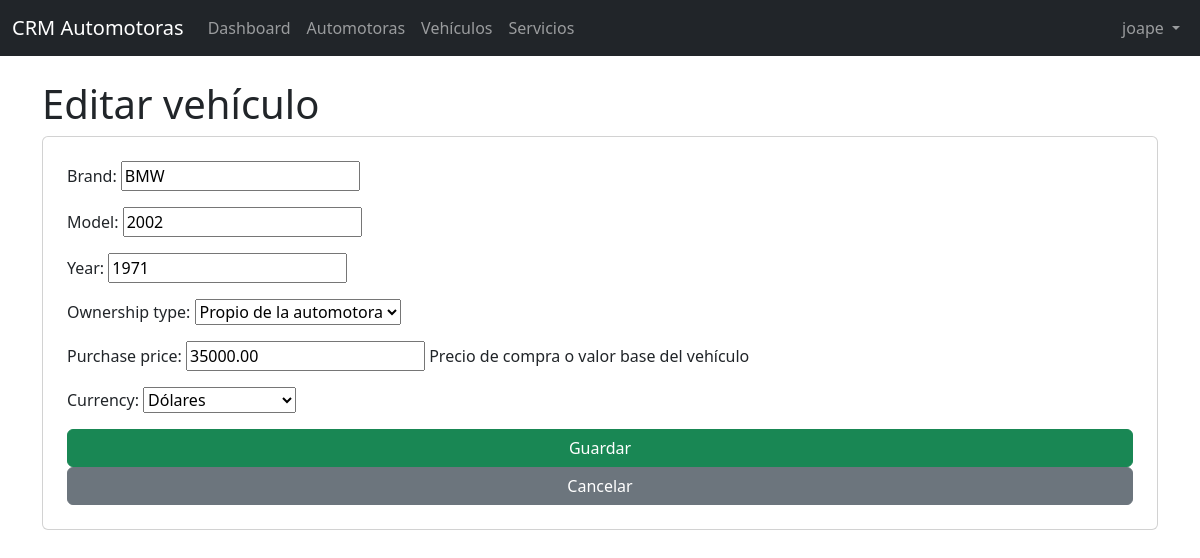
The app's page /dealers/vehicles/2/edit/ (signed in) with its own data.
### accounts/models.py (models this page shows, shortened)
class User(AbstractUser, BaseModel):
    dealer = models.ForeignKey(
        Dealer,
        on_delete=models.CASCADE,
        related_name="users",
        null=True,
        blank=True,
        help_text="Dealer al que pertenece el usuario (NULL solo para bootstrap)"
    )
    groups = models.ManyToManyField(
        Group,
        related_name="accounts_user_set",
        blank=True,
        help_text="Grupos de permisos (Django auth)"
    )
    user_permissions = models.ManyToManyField(
        Permission,
        related_name="accounts_user_permissions_set",
        blank=True,
        help_text="Permisos específicos del usuario"
    )
    is_2fa_enabled = models.BooleanField(default=False)
    two_factor_confirmed_at = models.DateTimeField(
        null=True,
        blank=True
    )

### dealers/models.py (models this page shows, shortened)
class Vehicle(BaseModel):
    class Currency(models.TextChoices):
        UYU = "UYU", "Pesos Uruguayos"
        USD = "USD", "Dólares"
    class Ownership(models.TextChoices):
        DEALER = "DEALER", "Propio de la automotora"
        CONSIGNMENT = "CONSIGNMENT", "En consignación"
    dealer = models.ForeignKey(
        Dealer,
        on_delete=models.CASCADE,
        related_name="vehicles"
    )
    brand = models.CharField(max_length=100)
    model = models.CharField(max_length=100)
    year = models.PositiveIntegerField()
    ownership_type = models.CharField(
        max_length=20,
        choices=Ownership.choices,
        default=Ownership.DEALER
    )
    purchase_price = models.DecimalField(
        max_digits=12,
        decimal_places=2,
        help_text="Precio de compra o valor base del vehículo"
    )
    currency = models.CharField(
        max_length=3,
        choices=Currency.choices,
        default=Currency.USD
    )
    is_active = models.BooleanField(default=True)
    class Meta:
        verbose_name = "Vehicle"
        verbose_name_plural = "Vehicles"
        ordering = ["-created_at"]

### dealers/views.py (the view)
# urls.py: path("vehicles/<int:pk>/edit/", VehicleUpdateView.as_view(), name="vehicle_update"),
class VehicleUpdateView(LoginRequiredMixin, UpdateView):
    model = Vehicle
    fields = [
        "brand",
        "model",
        "year",
        "ownership_type",
        "purchase_price",
        "currency",
    ]
    template_name = "dealers/vehicle_form.html"
    success_url = reverse_lazy("dealers:vehicle_list")
    def get_queryset(self):
        user = cast("User", self.request.user)
        return Vehicle.objects.filter(dealer=user.dealer)

### dealers/models.py (called while the page is built)
    def __str__(self) -> str:
        return self.name

### dealers/templates/dealers/vehicle_form.html (shortened to what this page needs)
{% extends "base.html" %}
{% block content %}
<h1>{% if view.object %}Editar{% else %}Nuevo{% endif %} vehículo</h1>
<form method="post" class="card p-4">
    {{ form.as_p }}
    <button type="submit" class="btn btn-success">Guardar</button>
    <a href="{% url 'dealers:vehicle_list' %}" class="btn btn-secondary">Cancelar</a>
</form>
{% endblock %}

### crm/templates/base.html (shortened to what this page needs)
<!DOCTYPE html>
<html lang="es">
<head>
    <link href="https://cdn.jsdelivr.net/npm/bootstrap@5.3.3/dist/css/bootstrap.min.css" rel="stylesheet">
</head>
<body>
<nav class="navbar navbar-expand-lg navbar-dark bg-dark">
    <div class="container-fluid">
        <a class="navbar-brand" href="{% url 'dashboard' %}">CRM Automotoras</a>
        <div class="collapse navbar-collapse" id="navbarNav">
            <ul class="navbar-nav me-auto">
                <li class="nav-item">
                    <a class="nav-link" href="{% url 'dashboard' %}">Dashboard</a>
                </li>
                <li class="nav-item">
                    <a class="nav-link" href="{% url 'dealers:list' %}">Automotoras</a>
                </li>
                <li class="nav-item">
                    <a class="nav-link" href="{% url 'dealers:vehicle_list' %}">Vehículos</a>
                </li>
                <li class="nav-item">
                    <a class="nav-link" href="{% url 'dealers:vehicle_service_list' %}">Servicios</a>
                </li>
            </ul>
            <ul class="navbar-nav">
                <li class="nav-item dropdown">
                    <a class="nav-link dropdown-toggle" href="#" role="button"
                       data-bs-toggle="dropdown">
                        {{ request.user.username }}
                    </a>
                </li>
            </ul>
        </div>
    </div>
</nav>
<div class="container mt-4">
    {% block content %}{% endblock %}
</div>
</body>
</html>

### records on screen
User: user.username "joape"
Vehicle: brand "BMW", model "2002", year "1971", ownership_type "Propio de la automotora", purchase_price "35000.00", currency "Dólares"
